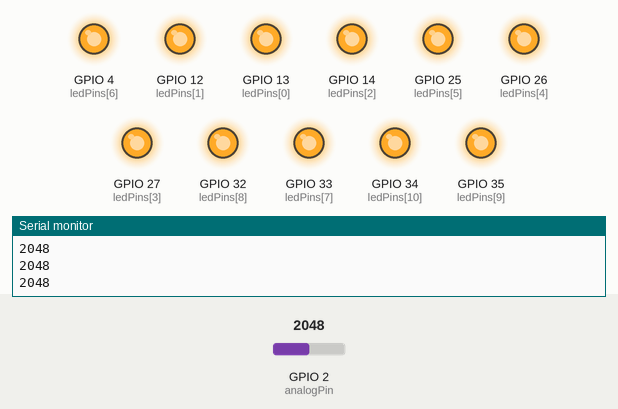
Simulated run of this sketch. Board: ESP32. Parts: output pins drawn as LEDs (lit = HIGH), the last lines printed to the serial monitor. The inputs (shaded band) are chosen by the test bench; at power-on: GPIO 2 (analogPin) = 2048.

Above: at 1.2 s.
1.3 s: GPIO 2 (analogPin) set to 1979
2.8 s: GPIO 2 (analogPin) set to 1949
At 4.0 s:
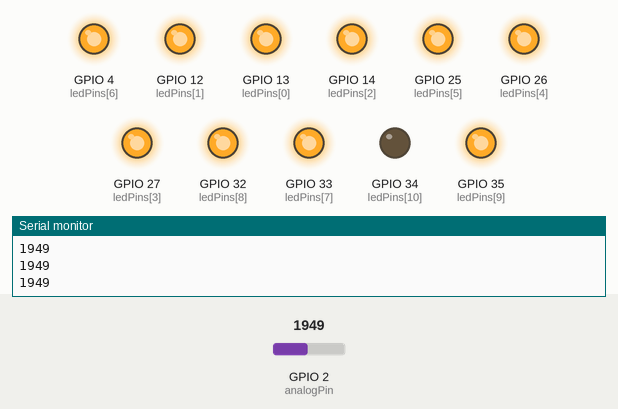
4.3 s: GPIO 2 (analogPin) set to 1228
At 5.5 s:
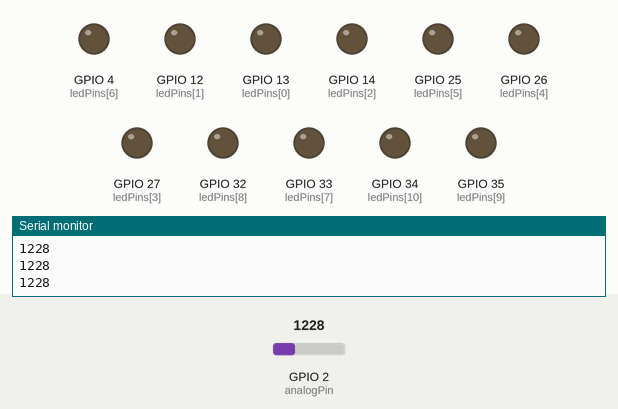
5.8 s: GPIO 2 (analogPin) set to 1667
7.3 s: GPIO 2 (analogPin) set to 1723
At 8.2 s:
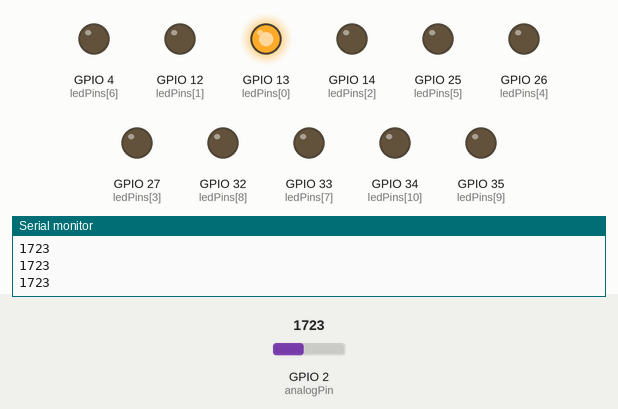
8.8 s: GPIO 2 (analogPin) set to 2047
At 9.6 s:
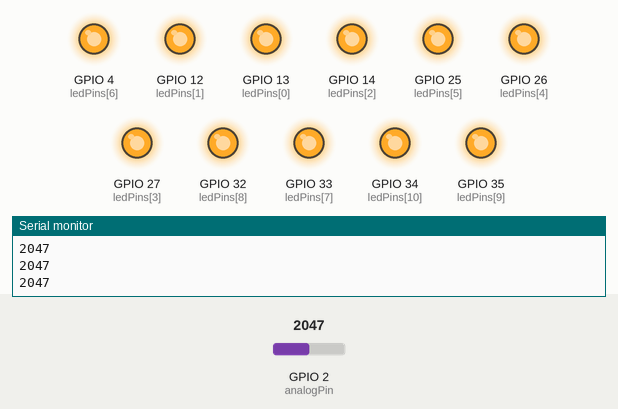
Timing chart, 0 to 11.3 s (numbered marks = the images above; inputs shaded):
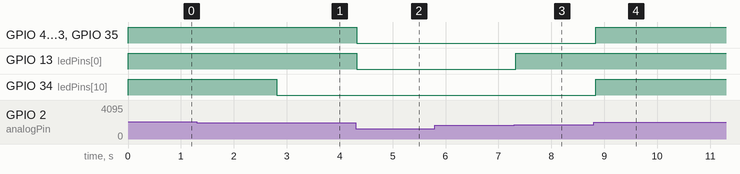

Measured:
- the behaviour switches between 1950 and 1949 on GPIO 2 (analogPin) (found by bisection; images 0 and 1)
- the behaviour switches between 1722 and 1723 on GPIO 2 (analogPin) (found by bisection; images 2 and 3)
- after the input at 2.8 s, GPIO 34 (ledPins[10]): HIGH → LOW at once
- after the input at 4.3 s, GPIO 4 (ledPins[6]), GPIO 12 (ledPins[1]), GPIO 13 (ledPins[0]), GPIO 14 (ledPins[2]), GPIO 25 (ledPins[5]), GPIO 26 (ledPins[4]), GPIO 27 (ledPins[3]), GPIO 32 (ledPins[8]), GPIO 33 (ledPins[7]), GPIO 35 (ledPins[9]): HIGH → LOW at once
- after the input at 7.3 s, GPIO 13 (ledPins[0]): LOW → HIGH at once
- after the input at 8.8 s, GPIO 4 (ledPins[6]), GPIO 12 (ledPins[1]), GPIO 14 (ledPins[2]), GPIO 25 (ledPins[5]), GPIO 26 (ledPins[4]), GPIO 27 (ledPins[3]), GPIO 32 (ledPins[8]), GPIO 33 (ledPins[7]), GPIO 34 (ledPins[10]), GPIO 35 (ledPins[9]): LOW → HIGH at once

The sketch:

sound_sensor_led_indicator.ino
```cpp
const int analogPin = 2;        // Pino A0 do sensor KY-037
const int ledPins[] = {13, 12, 14, 27, 26, 25, 4, 33, 32, 35, 34}; // Pinos dos LEDs
const int numLeds = 11;         // Número total de LEDs
int soundValue = 0;             // Leitura do som (A0)
int tolerance = 0;             // Tolerância mínima para som

void setup() {
  // Configura os pinos dos LEDs como saída
  for (int i = 0; i < numLeds; i++) {
    pinMode(ledPins[i], OUTPUT);
    digitalWrite(ledPins[i], LOW); // Inicialmente, todos os LEDs desligados
  }

  Serial.begin(115200);         // Inicializa a comunicação serial
}

void loop() {
  // Lê o valor analógico do sensor de som
  soundValue = analogRead(analogPin);

  // Aplica a tolerância mínima
  if (soundValue < tolerance) {
    soundValue = 0; // Ignora valores abaixo da tolerância
  }

  // Divide o valor de som em faixas para os LEDs
  int level = map(soundValue, 1700, 1950, 0, 11); // ESP32 tem resolução ADC de 12 bits (0-4095)

  // Acende os LEDs até o nível correspondente
  for (int i = 0; i < numLeds; i++) {
    if (i < level) {
      digitalWrite(ledPins[i], HIGH); // Liga os LEDs até o nível atual
    } else {
      digitalWrite(ledPins[i], LOW);  // Desliga os LEDs acima do nível atual
    }
  }

  // Mostra o valor lido e o nível no monitor serial
  //Serial.print("Sound Value: ");
  Serial.println(soundValue);
  //Serial.print(" | Level: ");
  //Serial.println(level);

  delay(50); // Pequena pausa para atualizar os LEDs
}
```
